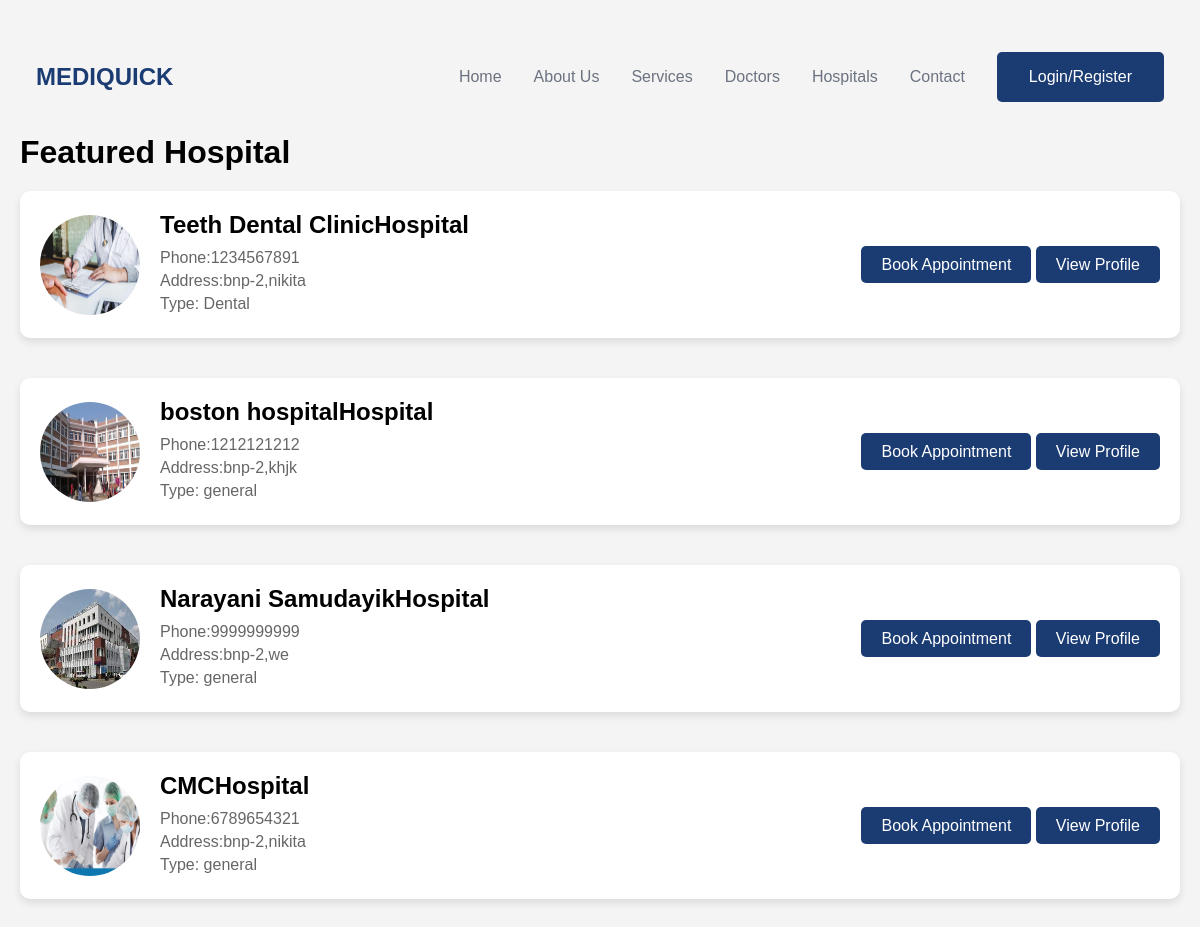
Page /hosplist/ on the committed database.
### hospreg/models.py (models this page shows, shortened)
class Hospreg(models.Model):
    id = models.AutoField(primary_key=True)
    hospital_name=models.CharField(max_length=50)
    hospital_type=models.CharField(max_length=50)
    email=models.CharField(max_length=50)
    phone=models.CharField(max_length=50)
    address=models.CharField(max_length=50)
    license=models.CharField(max_length=50)
    city=models.CharField(max_length=50)
    password=models.CharField(max_length=50)
    confirm_password=models.CharField(max_length=50)
    photo = models.ImageField(upload_to='hosp/',null=True,default=None)

### mediq/views.py (the view)
# urls.py: path('hosplist/',views.hosplist,name="hosplist"),
def hosplist(request):
    hosplist=Hospreg.objects.all()
    dat={
        'hosplist':hosplist
    }
    return render(request,"hosplist.html",dat)

### templates/hosplist.html (shortened to what this page needs)
<!DOCTYPE html>
<html lang="en">
  <head>
    <link
      href="https://cdn.jsdelivr.net/npm/remixicon@3.4.0/fonts/remixicon.css"
      rel="stylesheet"
    />
    <link rel="stylesheet" href="/static/hosplista.css">
    <link rel="stylesheet" href="https://cdnjs.cloudflare.com/ajax/libs/font-awesome/6.0.0-beta3/css/all.min.css">
  </head>
  <body>
    <div class="container">
      <nav>
        <div class="nav__logo">MEDIQUICK</div>
        <ul class="nav__links">
          <li class="link"><a href="/pathome">Home</a></li>
          <li class="link"><a href="about/">About Us</a></li>
          <li class="link"><a href="/services">Services</a></li>
          <li class="link"><a href="/doclist">Doctors</a></li>
          <li class="link"><a href="/hosplist">Hospitals</a></li>
          <li class="link"><a href="/contact">Contact</a></li>
          <li class="dropdown">
            <button class="dropbtn">Login/Register</button>
          </li>
      </nav>
    <h1>Featured Hospital</h1>
    {%for a in hosplist %}
    {% if a.photo %}
    <div class="hospital-card">
        <img src="{{ a.photo.url }}" alt="Dr. Nikita Laudari" >
        {%endif%}
        <div class="hospital-info">
            <h2>{{a.hospital_name}}Hospital</h2>
            <p>Phone:{{a.phone}}</p>
            <p>Address:{{a.address}},{{a.city}}</p>
            <p>Type: {{a.hospital_type}}</p>
        </div>
        <div class="button-container">
            <a href="/book">Book Appointment</a>
            <a href="{% url 'hospage' a.id %}">View Profile</a>
        </div>
    </div>
    {% endfor %}
</body>
</html>

### static/hosplista.css (style rules this page uses)
:root { --primary-color: #1B3C73; --primary-color-dark: #40679E; --text-dark: #111827; --text-light: #6b7280; --white: #ffffff; }
* { padding: 0; margin: 0; box-sizing: border-box; }
body { font-family: "Roboto", sans-serif; }
.container { max-width: 1200px; margin: auto; min-height: 100vh; display: flex; flex-direction: column; }
nav { padding: 2rem 1rem; display: flex; align-items: center; justify-content: space-between; gap: 1rem; }
.nav__logo { font-size: 1.5rem; font-weight: 600; color: var(--primary-color); }
.nav__links { list-style: none; display: flex; align-items: center; gap: 2rem; }
.link a { text-decoration: none; color: var(--text-light); cursor: pointer; transition: 0.3s; }
.dropdown { position: relative; display: inline-block; }
.dropbtn { padding: 1rem 2rem; outline: none; border: none; font-size: 1rem; color: var(--white); background-color: var(--primary-color); border-radius: 5px; cursor: pointer; transition: 0.3s; }
body { font-family: Arial, sans-serif; background-color: #f4f4f4; margin: 0; padding: 20px; }
.hospital-card { background-color: #fff; border-radius: 10px; box-shadow: 0 4px 8px rgba(0, 0, 0, 0.1); margin: 20px 0; overflow: hidden; display: flex; align-items: center; padding: 20px; }
.hospital-card img { border-radius: 50%; margin-right: 20px; width: 100px; height: 100px; }
.hospital-info { flex-grow: 1; }
.hospital-info h2 { margin: 0 0 10px; font-size: 1.5em; }
.hospital-info p { margin: 5px 0; color: #666; }
.button-container { text-align: right; }
.button-container a { background-color: var(--primary-color); color: white; padding: 10px 20px; text-decoration: none; border-radius: 5px; transition: background-color 0.3s; }

### rows in the picture
Hospreg: photo (picture), hospital_name "Teeth Dental Clinic", phone "1234567891", address "bnp-2", city "nikita", hospital_type "Dental"
Hospreg: photo (picture), hospital_name "boston hospital", phone "1212121212", address "bnp-2", city "khjk", hospital_type "general"
Hospreg: photo (picture), hospital_name "Narayani Samudayik", phone "9999999999", address "bnp-2", city "we", hospital_type "general"
Hospreg: photo (picture), hospital_name "CMC", phone "6789654321", address "bnp-2", city "nikita", hospital_type "general"
